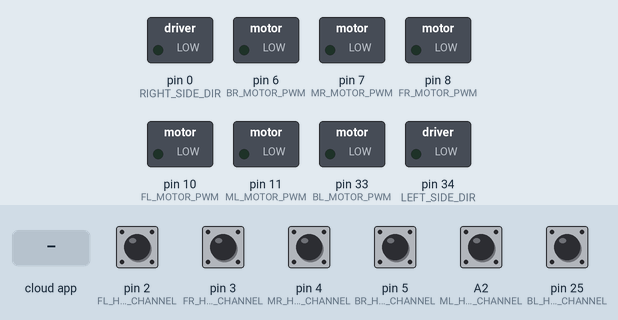
Simulated run of this program. Board: Teensy 4. Parts: switched loads named in the program (green lamp = pin HIGH). Inputs (shaded band) come from the test bench; at power-on: A2 (ML_HALL_CHANNEL), pin 2 (FL_HALL_CHANNEL), pin 3 (FR_HALL_CHANNEL), pin 4 (MR_HALL_CHANNEL), pin 5 (BR_HALL_CHANNEL), pin 25 (BL_HALL_CHANNEL) HIGH. The ROS host is connected and sends only what is stated.

Above: at 1.2 s.
1.3 s: the phone or cloud app sets right_drive_goal to -100
At 2.5 s:
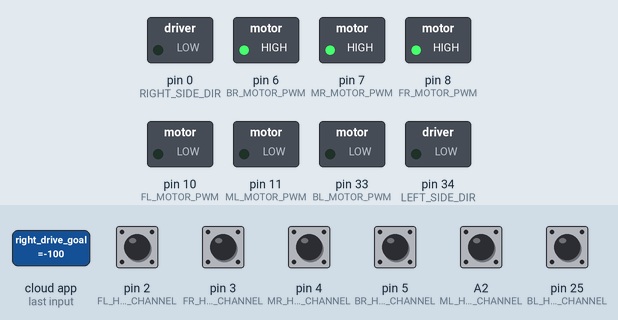
2.8 s: the phone or cloud app sets left_drive_goal to -100
At 3.8 s:
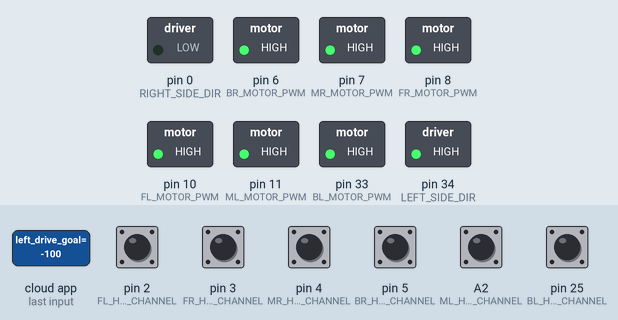
4.3 s: the phone or cloud app sets right_drive_goal to 0
At 4.9 s:
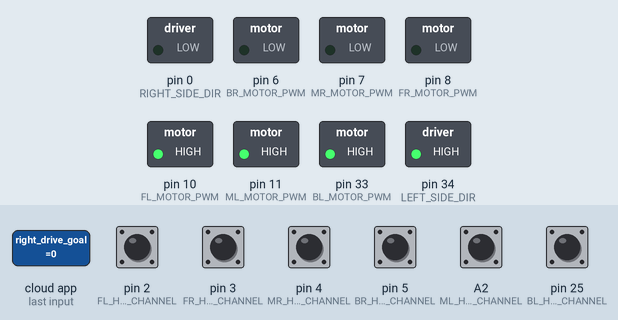
5.8 s: the phone or cloud app sets left_drive_goal to 0
At 6.1 s:
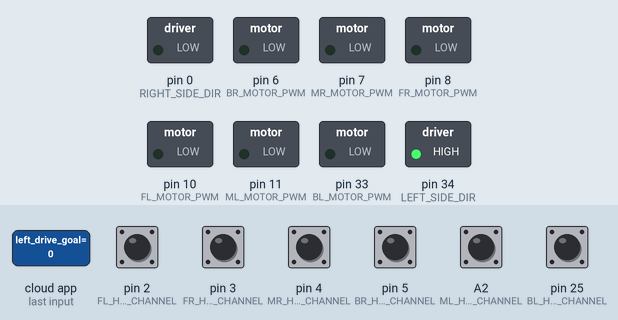
7.3 s: the phone or cloud app sets right_drive_goal to 100
At 8.4 s:
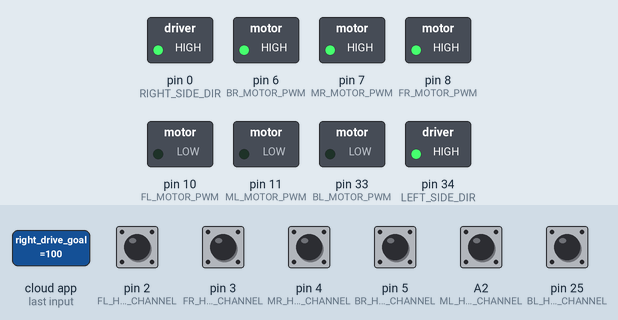
8.8 s: the phone or cloud app sets left_drive_goal to 100
At 9.5 s:
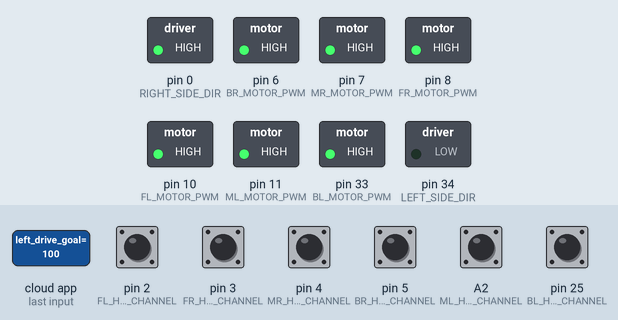
Timing chart, 0 to 11.3 s (numbered marks = the images above; inputs shaded):
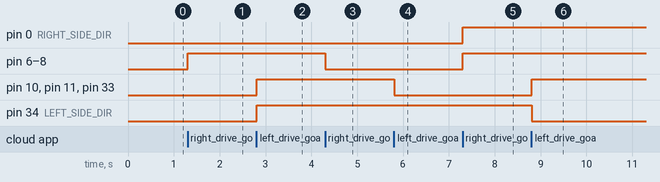

The program:

main.cpp
```cpp
#include <Arduino.h>
#include "macros.h"
#include "functions.h"
#include <IntervalTimer.h>
#include <ros.h>
#include <std_msgs/Float32.h>

ros::NodeHandle  nh;
std_msgs::Float32 rightcurr_Vel;
std_msgs::Float32 leftcurr_Vel;

ros::Publisher leftvelPub("LeftPubVel", &leftcurr_Vel);
ros::Publisher rightvelPub("RightPubVel", &rightcurr_Vel);


extern volatile int currentfrontLeftCount;
extern volatile int currentmidLeftCount;
extern volatile int currentbackLeftCount;
extern volatile bool publish;

extern bool printFront;
extern bool printMid;
extern bool printBack;


void setup() {

    init_encoderCounter();
    ros_init();

}

void loop() {


    if(publish){
    leftvelPub.publish(&leftcurr_Vel); //publishes only FL
    rightvelPub.publish(&rightcurr_Vel);
        delay(3);
        nh.spinOnce();
        publish = false;
    }

}
```

functions.h
```cpp
#ifndef FUNCTIONS_H_
#define FUNCTIONS_H_
#include <std_msgs/Float32.h>

void setup(void);
void init_encoderCounter(void);

void frontleftEncoderCount(void);
void midleftEncoderCount(void);
void backleftEncoderCount(void);

void frontrightEncoderCount(void);
void midrightEncoderCount(void);
void backrightEncoderCount(void);

void calcVelocity(void);

void ros_init(void);

void leftdrive_callback(const std_msgs::Float32 &left_drive_goal);
void rightdrive_callback(const std_msgs::Float32 &right_drive_goal);


#endif
```

macros.h
```cpp
#ifndef MACROS_H_
#define MACROS_H_

#define INIT 0
#define PUBLISH publish = true

///////////////
//Macro Pinouts for  Front Left Wheel Encoder Chip
///////////////
#define LEFT_SIDE_DIR 34


#define FL_HALL_CHANNEL 2

#define FL_MOTOR_PWM 10
#define FL_CURRENTSENSE 24

//////////////
//Macro Pinouts for  Mid Left Wheel Encoder Chip
//////////////

#define ML_HALL_CHANNEL 16

#define ML_MOTOR_PWM 11
#define M_CURRENTSENSE 41

/////////////
//Macros Pinouts for  Back Left Wheel Encoder Chip
/////////////

#define BL_HALL_CHANNEL   25

#define BL_MOTOR_PWM 33
#define BL_CURRENTSENSE 40

///////////////
//Macro Pinouts for  Front Right Wheel Encoder Chip
///////////////
#define RIGHT_SIDE_DIR 0


#define FR_HALL_CHANNEL 3

#define FR_MOTOR_PWM 8
#define FR_CURRENTSENSE

//////////////
//Macro Pinouts for  Mid Left Wheel Encoder Chip
//////////////

#define MR_HALL_CHANNEL 4

#define MR_MOTOR_PWM 7
#define MR_CURRENTSENSE

/////////////
//Macros Pinouts for  Back Left Wheel Encoder Chip
/////////////

#define BR_HALL_CHANNEL 5

#define BR_MOTOR_PWM 6
#define B_CURRENTSENSE

//////////////
//Macros for ROS
//////////////

#define ROS_BAUD 57600

//////////////
//Macros for velocity calc
//////////////

#define VEL_PI_CONSTANT pi*.75^2 //R*PI /180
#define PULSES_PER_REV 900 //Due to it being measured as a rising edge, if otherwise such as changing, it would be 600
#define METER_PER_PULSE .00314159 //Amount of distance per pulse .003141 meters/pulse... MPP = Circum/Pulse
#define PULSE_PER_METER 318.36 //These are how many pulses there will be in a meters worth of travel for each wheel based off of rising edge
#define VELOCITY_CALC_TIMER 10000 //100 HZ
#define VELOCITY_SAMPLE_TIME 100 //Used for time elapsed since encoders were last polled
                                 // (current - past) / 1/100 == (current - past) * 100

#define FRONT_VEL_CONST currentfrontLeftCount - previousfrontCount //Does current - past encoder ticks
#define MID_VEL_CONST   currentmidLeftCount - previousmidCount
#define BACK_VEL_CONST  currentbackLeftCount - previousbackCount

#define NTICK 0.053 //Multiply this number by number of ticks per sample
                    //To get Velocit (m/s)
#define WHEELS_PER_SIDE 3

////////////////


#endif /* MACROS_H_ */
```

encoders.cpp
```cpp
#include <Arduino.h>
#include "macros.h"
#include <std_msgs/Float32.h>
#include "functions.h"
#include <IntervalTimer.h>

volatile int currentfrontLeftCount = INIT;
volatile int currentmidLeftCount = INIT;
volatile int currentbackLeftCount = INIT;

volatile int currentfrontRightCount = INIT;
volatile int currentmidRightCount = INIT;
volatile int currentbackRightCount = INIT;

volatile int previousfrontCount = INIT;
volatile int previousmidCount = INIT;
volatile int previousbackCount = INIT;
volatile bool publish = false;


IntervalTimer velCalc;

extern std_msgs::Float32  rightcurr_Vel;
extern std_msgs::Float32  leftcurr_Vel;

float leftsidecurr_Vel;
float rightsidecurr_Vel;

//////////////
//Encoder Pin initialization
//Will be setting pins for the front, mid, and back wheels
//to hardware interrupt pins acting on a RISING change
//enabling and disenabling interrupt
//////////////
void init_encoderCounter(void){

   pinMode(FL_HALL_CHANNEL, INPUT_PULLUP);
   pinMode(ML_HALL_CHANNEL, INPUT_PULLUP);
   pinMode(BL_HALL_CHANNEL, INPUT_PULLUP);
   pinMode(FR_HALL_CHANNEL, INPUT_PULLUP);
   pinMode(MR_HALL_CHANNEL, INPUT_PULLUP);
   pinMode(BR_HALL_CHANNEL, INPUT_PULLUP);


   attachInterrupt(FL_HALL_CHANNEL, frontleftEncoderCount, RISING); //attaching interrupt functions to
   attachInterrupt(ML_HALL_CHANNEL, midleftEncoderCount, RISING);   //these pins
   attachInterrupt(BL_HALL_CHANNEL, backleftEncoderCount, RISING);  //Currently, these wheels will spin 900 counts
   attachInterrupt(FR_HALL_CHANNEL, frontrightEncoderCount, RISING); //attaching interrupt functions to
   attachInterrupt(MR_HALL_CHANNEL, midrightEncoderCount, RISING);   //these pins
   attachInterrupt(BR_HALL_CHANNEL, backrightEncoderCount, RISING);                                                            //per revolution
                                                               //If resolution would like to be increased, change to CHANGE

                                         //Currently, these wheels will spin 900 counts
                                                               //per revolution
                                                               //If resolution would like to be increased, change to CHANGE
    pinMode(LEFT_SIDE_DIR,OUTPUT);
    pinMode(FL_MOTOR_PWM, OUTPUT);
    pinMode(ML_MOTOR_PWM, OUTPUT);
    pinMode(BL_MOTOR_PWM, OUTPUT);

    pinMode(RIGHT_SIDE_DIR, OUTPUT);
    pinMode(FR_MOTOR_PWM, OUTPUT);
    pinMode(MR_MOTOR_PWM, OUTPUT);
    pinMode(BR_MOTOR_PWM, OUTPUT);


/*     digitalWrite(FL_MOTOR_PWM,100);
    digitalWrite(ML_MOTOR_PWM,100);
    digitalWrite(BL_MOTOR_PWM,100);

    digitalWrite(FR_MOTOR_PWM,100);
    digitalWrite(MR_MOTOR_PWM,100);
    digitalWrite(BR_MOTOR_PWM,100); */

    velCalc.begin(calcVelocity, VELOCITY_CALC_TIMER); //Currently set at 100 Hz

}

//////////////
//ISR for front wheel encoder
//////////////

void frontleftEncoderCount(void){
currentfrontLeftCount++;


}

//////////////
//ISR for mid wheel encoder
//////////////

void midleftEncoderCount(void){
currentmidLeftCount++;
}

//////////////
//ISR for back wheel encoder
//////////////

void backleftEncoderCount(void){
currentbackLeftCount++;
}

///////////////////////////////////////////////////////
//ISR for front wheel encoder
////////////////////////////////////////////////////////

void frontrightEncoderCount(void){
currentfrontRightCount++;


}

//////////////
//ISR for mid wheel encoder
//////////////

void midrightEncoderCount(void){
currentmidRightCount++;
}

//////////////
//ISR for back wheel encoder
//////////////

void backrightEncoderCount(void){
currentbackRightCount++;
}


/*
Circumference is 2*Pi*r.  Angular velocity is just unit distance per second.
So how many pulses per revolution, what is the circumference?
Circumference divided by pulses per revolution = distance per pulse. Measure the time per pulse,
distance per pulse divided by time per pulse = distance/time. */


void calcVelocity(){ //Calculating at 100Hz sampling

    /* frontVelocity = FRONT_VEL_CONSTANT * VELOCITY_SAMPLE_TIME * VEL_PI_CONSTANT;
    midVelocity = MID_VEL_CONSTANT * VELOCITY_SAMPLE_TIME * VEL_PI_CONSTANT;
    backVelocity = BACK_VEL_CONSTANT * VELOCITY_SAMPLE_TIME * VEL_PI_CONSTANT; */

   float frontleftVelocity = NTICK * currentfrontLeftCount; //in m/s so will be a float
   float midleftVelocity = NTICK * currentmidLeftCount;
   float backleftVelocity = NTICK * currentbackLeftCount;

   float frontrightVelocity = NTICK * currentfrontRightCount; //in m/s so will be a float
   float midrightVelocity = NTICK * currentmidRightCount;
   float backrightVelocity = NTICK * currentbackRightCount;
   publish = true;

    /* FRONT_VEL_CONSTANT/PULSE_PER_METER;
    midVelocity = MID_VEL_CONSTANT/PULSE_PER_METER;
    backVelocity = BACK_VEL_CONSTANT/PULSE_PER_METER; */

    //Not sure which of the ones to do above would work
    leftsidecurr_Vel = frontleftVelocity + midleftVelocity + backleftVelocity;
    leftsidecurr_Vel = leftsidecurr_Vel / WHEELS_PER_SIDE;

    rightsidecurr_Vel = frontrightVelocity + midrightVelocity + backrightVelocity;
    rightsidecurr_Vel = rightsidecurr_Vel / WHEELS_PER_SIDE;

    leftcurr_Vel.data = leftsidecurr_Vel;
    rightcurr_Vel.data = rightsidecurr_Vel;

    previousfrontCount = currentfrontLeftCount;
    previousmidCount = currentmidLeftCount;
    previousbackCount = currentbackLeftCount;


    currentfrontLeftCount = INIT;
    currentmidLeftCount   = INIT;
    currentbackLeftCount  = INIT;

    currentfrontRightCount = INIT;
    currentmidRightCount   = INIT;
    currentbackRightCount  = INIT;


}
```

ros_lib.cpp
```cpp
#include <Arduino.h>
#include <ros.h>
#include "macros.h"
#include "functions.h"
#include <std_srvs/Empty.h>
#include<std_msgs/Float32.h>

extern ros::NodeHandle  nh;
extern ros::Publisher leftvelPub;
extern ros::Publisher rightvelPub;

std_msgs::Float32 right_vel;
std_msgs::Float32 left_vel;


ros::Subscriber<std_msgs::Float32> right_drive_goal("right_drive_goal", &rightdrive_callback);
ros::Subscriber<std_msgs::Float32> left_drive_goal("left_drive_goal", &leftdrive_callback);

//extern u_int16_t::arm_msg arm_pose;
//extern u_int16_t::arm_msg arm_goal;

extern int transStatus;


//~~~~~~~~~~~~~~~~~~~~~~~~~~~~~~~~~~~~~~~~~~~~~~~~~~~
// Function Header: ros_init
//
//
//~~~~~~~~~~~~~~~~~~~~~~~~~~~~~~~~~~~~~~~~~~~~~~~~~~~
void ros_init(void){

	nh.getHardware()->setBaud(ROS_BAUD);
	nh.initNode();
	nh.advertise(leftvelPub);
	nh.advertise(rightvelPub);
	nh.subscribe(right_drive_goal);
	nh.subscribe(left_drive_goal);

	//nh.subscribe(goal);
	while (!nh.connected()) nh.spinOnce();

}

void leftdrive_callback(const std_msgs::Float32 &left_drive_goal){
	int	PWM_Value = int (left_drive_goal.data*180);


	if(left_drive_goal.data < 0){
		digitalWrite(LEFT_SIDE_DIR, HIGH);
		PWM_Value = abs(PWM_Value);
		analogWrite(FL_MOTOR_PWM, PWM_Value);
		analogWrite(ML_MOTOR_PWM, PWM_Value);
		analogWrite(BL_MOTOR_PWM, PWM_Value);

	}

	if(left_drive_goal.data > 0){
		digitalWrite(LEFT_SIDE_DIR, LOW);
		analogWrite(FL_MOTOR_PWM, PWM_Value);
		analogWrite(ML_MOTOR_PWM, PWM_Value);
		analogWrite(BL_MOTOR_PWM, PWM_Value);

	}

	if(left_drive_goal.data == 0){
		analogWrite(FL_MOTOR_PWM,0);
		analogWrite(ML_MOTOR_PWM, 0);
		analogWrite(BL_MOTOR_PWM, 0);

	}


}

void rightdrive_callback(const std_msgs::Float32 &right_drive_goal){

	int PWM_Value = int (right_drive_goal.data*180);

	if(right_drive_goal.data < 0){
		digitalWrite(RIGHT_SIDE_DIR, LOW);
		PWM_Value = abs(PWM_Value);
		analogWrite(FR_MOTOR_PWM, PWM_Value);
		analogWrite(MR_MOTOR_PWM, PWM_Value);
		analogWrite(BR_MOTOR_PWM, PWM_Value);

	}

	if(right_drive_goal.data > 0){
		digitalWrite(RIGHT_SIDE_DIR, HIGH);
		analogWrite(FR_MOTOR_PWM, PWM_Value);
		analogWrite(MR_MOTOR_PWM, PWM_Value);
		analogWrite(BR_MOTOR_PWM, PWM_Value);

	}

	if(right_drive_goal.data == 0){
		analogWrite(FR_MOTOR_PWM,0);
		analogWrite(MR_MOTOR_PWM, 0);
		analogWrite(BR_MOTOR_PWM, 0);

	}


}
```

Measured:
- after the input at 1.3 s, pin 6 (BR_MOTOR_PWM), pin 7 (MR_MOTOR_PWM), pin 8 (FR_MOTOR_PWM): LOW → HIGH at once
- after the input at 2.8 s, pin 10 (FL_MOTOR_PWM), pin 11 (ML_MOTOR_PWM), pin 33 (BL_MOTOR_PWM), pin 34 (LEFT_SIDE_DIR): LOW → HIGH at once
- after the input at 4.3 s, pin 6 (BR_MOTOR_PWM), pin 7 (MR_MOTOR_PWM), pin 8 (FR_MOTOR_PWM): HIGH → LOW at once
- after the input at 5.8 s, pin 10 (FL_MOTOR_PWM), pin 11 (ML_MOTOR_PWM), pin 33 (BL_MOTOR_PWM): HIGH → LOW at once
- after the input at 7.3 s, pin 0 (RIGHT_SIDE_DIR), pin 6 (BR_MOTOR_PWM), pin 7 (MR_MOTOR_PWM), pin 8 (FR_MOTOR_PWM): LOW → HIGH at once
- after the input at 8.8 s, pin 10 (FL_MOTOR_PWM), pin 11 (ML_MOTOR_PWM), pin 33 (BL_MOTOR_PWM): LOW → HIGH at once; pin 34 (LEFT_SIDE_DIR): HIGH → LOW at once
